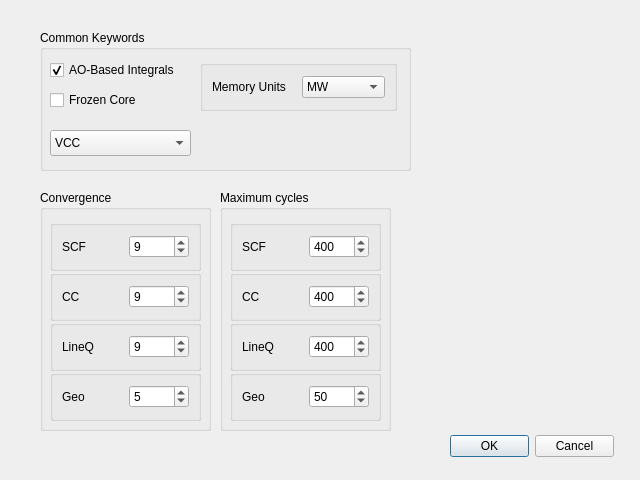
<?xml version="1.0" encoding="UTF-8"?>
<ui version="4.0">
 <class>Form</class>
 <widget class="QWidget" name="Form">
  <property name="geometry">
   <rect>
    <x>0</x>
    <y>0</y>
    <width>640</width>
    <height>480</height>
   </rect>
  </property>
  <property name="windowTitle">
   <string>Keywords</string>
  </property>
  <widget class="QGroupBox" name="commonBox">
   <property name="geometry">
    <rect>
     <x>40</x>
     <y>30</y>
     <width>371</width>
     <height>141</height>
    </rect>
   </property>
   <property name="title">
    <string>Common Keywords</string>
   </property>
   <widget class="QCheckBox" name="ABCDtypeBox">
    <property name="geometry">
     <rect>
      <x>10</x>
      <y>30</y>
      <width>141</width>
      <height>20</height>
     </rect>
    </property>
    <property name="text">
     <string>AO-Based Integrals</string>
    </property>
    <property name="checked">
     <bool>true</bool>
    </property>
    <property name="tristate">
     <bool>false</bool>
    </property>
   </widget>
   <widget class="QCheckBox" name="frozencoreBox">
    <property name="geometry">
     <rect>
      <x>10</x>
      <y>60</y>
      <width>121</width>
      <height>20</height>
     </rect>
    </property>
    <property name="text">
     <string>Frozen Core</string>
    </property>
   </widget>
   <widget class="QComboBox" name="ccalgorithmBox">
    <property name="geometry">
     <rect>
      <x>10</x>
      <y>100</y>
      <width>141</width>
      <height>26</height>
     </rect>
    </property>
    <property name="currentText">
     <string>ECC</string>
    </property>
    <item>
     <property name="text">
      <string>VCC</string>
     </property>
    </item>
    <item>
     <property name="text">
      <string>ECC</string>
     </property>
    </item>
   </widget>
   <widget class="QGroupBox" name="groupBox_3">
    <property name="geometry">
     <rect>
      <x>160</x>
      <y>30</y>
      <width>197</width>
      <height>51</height>
     </rect>
    </property>
    <property name="title">
     <string/>
    </property>
    <layout class="QHBoxLayout" name="horizontalLayout_5">
     <item>
      <widget class="QLabel" name="label">
       <property name="text">
        <string>Memory Units</string>
       </property>
      </widget>
     </item>
     <item>
      <widget class="QComboBox" name="memunitsBox">
       <item>
        <property name="text">
         <string>MW</string>
        </property>
       </item>
       <item>
        <property name="text">
         <string>GB</string>
        </property>
       </item>
      </widget>
     </item>
    </layout>
   </widget>
  </widget>
  <widget class="QDialogButtonBox" name="buttonBox">
   <property name="geometry">
    <rect>
     <x>450</x>
     <y>430</y>
     <width>164</width>
     <height>32</height>
    </rect>
   </property>
   <property name="standardButtons">
    <set>QDialogButtonBox::Cancel|QDialogButtonBox::Ok</set>
   </property>
  </widget>
  <widget class="QGroupBox" name="convergenceBox">
   <property name="geometry">
    <rect>
     <x>40</x>
     <y>190</y>
     <width>171</width>
     <height>241</height>
    </rect>
   </property>
   <property name="title">
    <string>Convergence</string>
   </property>
   <widget class="QGroupBox" name="SCFGroup">
    <property name="geometry">
     <rect>
      <x>10</x>
      <y>30</y>
      <width>151</width>
      <height>51</height>
     </rect>
    </property>
    <property name="toolTip">
     <string>The SCF convergence threshold in units of 1e(-N) in Hartrees where N is the value.</string>
    </property>
    <property name="title">
     <string/>
    </property>
    <layout class="QHBoxLayout" name="horizontalLayout">
     <item>
      <widget class="QLabel" name="label_2">
       <property name="text">
        <string>SCF</string>
       </property>
      </widget>
     </item>
     <item>
      <widget class="QSpinBox" name="scfBox">
       <property name="toolTip">
        <string/>
       </property>
       <property name="minimum">
        <number>5</number>
       </property>
       <property name="maximum">
        <number>12</number>
       </property>
       <property name="value">
        <number>9</number>
       </property>
      </widget>
     </item>
    </layout>
   </widget>
   <widget class="QGroupBox" name="CCGroup">
    <property name="geometry">
     <rect>
      <x>10</x>
      <y>80</y>
      <width>151</width>
      <height>51</height>
     </rect>
    </property>
    <property name="toolTip">
     <string>The CC convergence threshold in units of 1e(-N) in Hartrees where N is the value.</string>
    </property>
    <property name="title">
     <string/>
    </property>
    <layout class="QHBoxLayout" name="horizontalLayout_2">
     <item>
      <widget class="QLabel" name="label_3">
       <property name="text">
        <string>CC</string>
       </property>
      </widget>
     </item>
     <item>
      <widget class="QSpinBox" name="ccBox">
       <property name="minimum">
        <number>5</number>
       </property>
       <property name="maximum">
        <number>12</number>
       </property>
       <property name="value">
        <number>9</number>
       </property>
      </widget>
     </item>
    </layout>
   </widget>
   <widget class="QGroupBox" name="LineQGroup">
    <property name="geometry">
     <rect>
      <x>10</x>
      <y>130</y>
      <width>151</width>
      <height>51</height>
     </rect>
    </property>
    <property name="toolTip">
     <string>The residuals convergence threshold for the lambda equations.</string>
    </property>
    <property name="title">
     <string/>
    </property>
    <layout class="QHBoxLayout" name="horizontalLayout_3">
     <item>
      <widget class="QLabel" name="label_4">
       <property name="text">
        <string>LineQ</string>
       </property>
      </widget>
     </item>
     <item>
      <widget class="QSpinBox" name="lineQBox">
       <property name="minimum">
        <number>5</number>
       </property>
       <property name="maximum">
        <number>12</number>
       </property>
       <property name="value">
        <number>9</number>
       </property>
      </widget>
     </item>
    </layout>
   </widget>
   <widget class="QGroupBox" name="geoGroup">
    <property name="geometry">
     <rect>
      <x>10</x>
      <y>180</y>
      <width>151</width>
      <height>51</height>
     </rect>
    </property>
    <property name="toolTip">
     <string>The convergence threshold for geometry optimisation. The specified value corresponds to the threshold for the RMS gradient in 1e(-N) Hartree/bohr, where N is the specified value.</string>
    </property>
    <property name="title">
     <string/>
    </property>
    <layout class="QHBoxLayout" name="horizontalLayout_4">
     <item>
      <widget class="QLabel" name="label_5">
       <property name="text">
        <string>Geo</string>
       </property>
      </widget>
     </item>
     <item>
      <widget class="QSpinBox" name="geoBox">
       <property name="minimum">
        <number>1</number>
       </property>
       <property name="maximum">
        <number>8</number>
       </property>
       <property name="value">
        <number>5</number>
       </property>
      </widget>
     </item>
    </layout>
   </widget>
  </widget>
  <widget class="QGroupBox" name="maxcyclesBox">
   <property name="geometry">
    <rect>
     <x>220</x>
     <y>190</y>
     <width>171</width>
     <height>241</height>
    </rect>
   </property>
   <property name="title">
    <string>Maximum cycles</string>
   </property>
   <widget class="QGroupBox" name="SCFGroup_3">
    <property name="geometry">
     <rect>
      <x>10</x>
      <y>30</y>
      <width>151</width>
      <height>51</height>
     </rect>
    </property>
    <property name="toolTip">
     <string>The maximum number of SCF iterations allowed.</string>
    </property>
    <property name="title">
     <string/>
    </property>
    <layout class="QHBoxLayout" name="horizontalLayout_10">
     <item>
      <widget class="QLabel" name="label_10">
       <property name="text">
        <string>SCF</string>
       </property>
      </widget>
     </item>
     <item>
      <widget class="QSpinBox" name="scfmaxcycBox">
       <property name="toolTip">
        <string/>
       </property>
       <property name="minimum">
        <number>1</number>
       </property>
       <property name="maximum">
        <number>1000</number>
       </property>
       <property name="value">
        <number>400</number>
       </property>
      </widget>
     </item>
    </layout>
   </widget>
   <widget class="QGroupBox" name="CCGroup_3">
    <property name="geometry">
     <rect>
      <x>10</x>
      <y>80</y>
      <width>151</width>
      <height>51</height>
     </rect>
    </property>
    <property name="toolTip">
     <string>The maximum number of CC iterations allowed.</string>
    </property>
    <property name="title">
     <string/>
    </property>
    <layout class="QHBoxLayout" name="horizontalLayout_11">
     <item>
      <widget class="QLabel" name="label_11">
       <property name="text">
        <string>CC</string>
       </property>
      </widget>
     </item>
     <item>
      <widget class="QSpinBox" name="ccmaxcycBox">
       <property name="minimum">
        <number>1</number>
       </property>
       <property name="maximum">
        <number>1000</number>
       </property>
       <property name="value">
        <number>400</number>
       </property>
      </widget>
     </item>
    </layout>
   </widget>
   <widget class="QGroupBox" name="LineQGroup_3">
    <property name="geometry">
     <rect>
      <x>10</x>
      <y>130</y>
      <width>151</width>
      <height>51</height>
     </rect>
    </property>
    <property name="toolTip">
     <string>The maximum number of iterations for the lambda equations.</string>
    </property>
    <property name="title">
     <string/>
    </property>
    <layout class="QHBoxLayout" name="horizontalLayout_12">
     <item>
      <widget class="QLabel" name="label_12">
       <property name="text">
        <string>LineQ</string>
       </property>
      </widget>
     </item>
     <item>
      <widget class="QSpinBox" name="lineQmaxcycBox">
       <property name="minimum">
        <number>1</number>
       </property>
       <property name="maximum">
        <number>1000</number>
       </property>
       <property name="value">
        <number>400</number>
       </property>
      </widget>
     </item>
    </layout>
   </widget>
   <widget class="QGroupBox" name="geoGroup_3">
    <property name="geometry">
     <rect>
      <x>10</x>
      <y>180</y>
      <width>151</width>
      <height>51</height>
     </rect>
    </property>
    <property name="toolTip">
     <string>The maximum number of geometry optimisation steps.</string>
    </property>
    <property name="title">
     <string/>
    </property>
    <layout class="QHBoxLayout" name="horizontalLayout_13">
     <item>
      <widget class="QLabel" name="label_13">
       <property name="text">
        <string>Geo</string>
       </property>
      </widget>
     </item>
     <item>
      <widget class="QSpinBox" name="geomaxcycBox">
       <property name="minimum">
        <number>1</number>
       </property>
       <property name="maximum">
        <number>100</number>
       </property>
       <property name="value">
        <number>50</number>
       </property>
      </widget>
     </item>
    </layout>
   </widget>
  </widget>
 </widget>
 <resources/>
 <connections/>
</ui>
